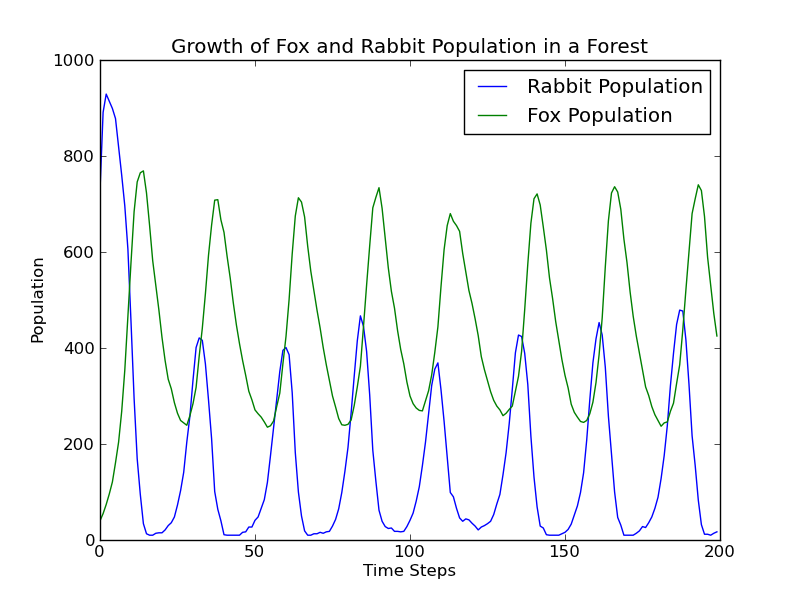

Generate this figure with Python:
import random
import pylab

# Global Variables
MAXRABBITPOP = 1000
CURRENTRABBITPOP = 500
CURRENTFOXPOP = 30

def rabbitGrowth():
    """ 
    rabbitGrowth is called once at the beginning of each time step.

    It makes use of the global variables: CURRENTRABBITPOP and MAXRABBITPOP.

    The global variable CURRENTRABBITPOP is modified by this procedure.

    For each rabbit, based on the probabilities in the problem set write-up, 
      a new rabbit may be born.
    Nothing is returned.
    """
    # Your code here

    global CURRENTRABBITPOP
    global MAXRABBITPOP

    probRabbitRep = 1.0 - (CURRENTRABBITPOP/(MAXRABBITPOP*1.0))

    curPopRab = CURRENTRABBITPOP
    for i in range(curPopRab):
        if random.random() < probRabbitRep:
            if CURRENTRABBITPOP < MAXRABBITPOP:
                CURRENTRABBITPOP += 1
            
def foxGrowth():
    """ 
    foxGrowth is called once at the end of each time step.

    It makes use of the global variables: CURRENTFOXPOP and CURRENTRABBITPOP,
        and both may be modified by this procedure.

    Each fox, based on the probabilities in the problem statement, may eat 
      one rabbit (but only if there are more than 10 rabbits).

    If it eats a rabbit, then with a 1/3 prob it gives birth to a new fox.

    If it does not eat a rabbit, then with a 1/10 prob it dies.

    Nothing is returned.
    """
    # Your code here
    
    global CURRENTRABBITPOP
    global CURRENTFOXPOP
    global MAXRABBITPOP

    probFoxEatRabbit = (CURRENTRABBITPOP/(MAXRABBITPOP*1.0))
    probBithFox = 1/3.0
    probFoxDies = 1/10.0
    
    curPopRab = CURRENTRABBITPOP
    curPopFox = CURRENTFOXPOP
    
    for i in range(curPopFox):
        if random.random() < probFoxEatRabbit and CURRENTRABBITPOP > 10:
            CURRENTRABBITPOP -= 1
            if random.random() < probBithFox:
                CURRENTFOXPOP += 1
        elif random.random() < probFoxDies and CURRENTFOXPOP > 10:
            CURRENTFOXPOP -= 1

            
def runSimulation(numSteps):
    """
    Runs the simulation for `numSteps` time steps.

    Returns a tuple of two lists: (rabbit_populations, fox_populations)
      where rabbit_populations is a record of the rabbit population at the 
      END of each time step, and fox_populations is a record of the fox population
      at the END of each time step.

    Both lists should be `numSteps` items long.
    """
    # Your code here

    global CURRENTRABBITPOP
    global CURRENTFOXPOP

    popRabFox = ([],[])

    for step in range(numSteps):
        rabbitGrowth()
        foxGrowth()
        popRabFox[0].append(CURRENTRABBITPOP)
        popRabFox[1].append(CURRENTFOXPOP)

    return popRabFox

simulation = runSimulation(200)

pylab.figure()
pylab.plot(range(200), simulation[0])
pylab.plot(range(200), simulation[1])
pylab.xlabel('Time Steps')
pylab.ylabel('Population')
pylab.title('Growth of Fox and Rabbit Population in a Forest')
pylab.legend(('Rabbit Population','Fox Population'),loc='best')
pylab.show()
